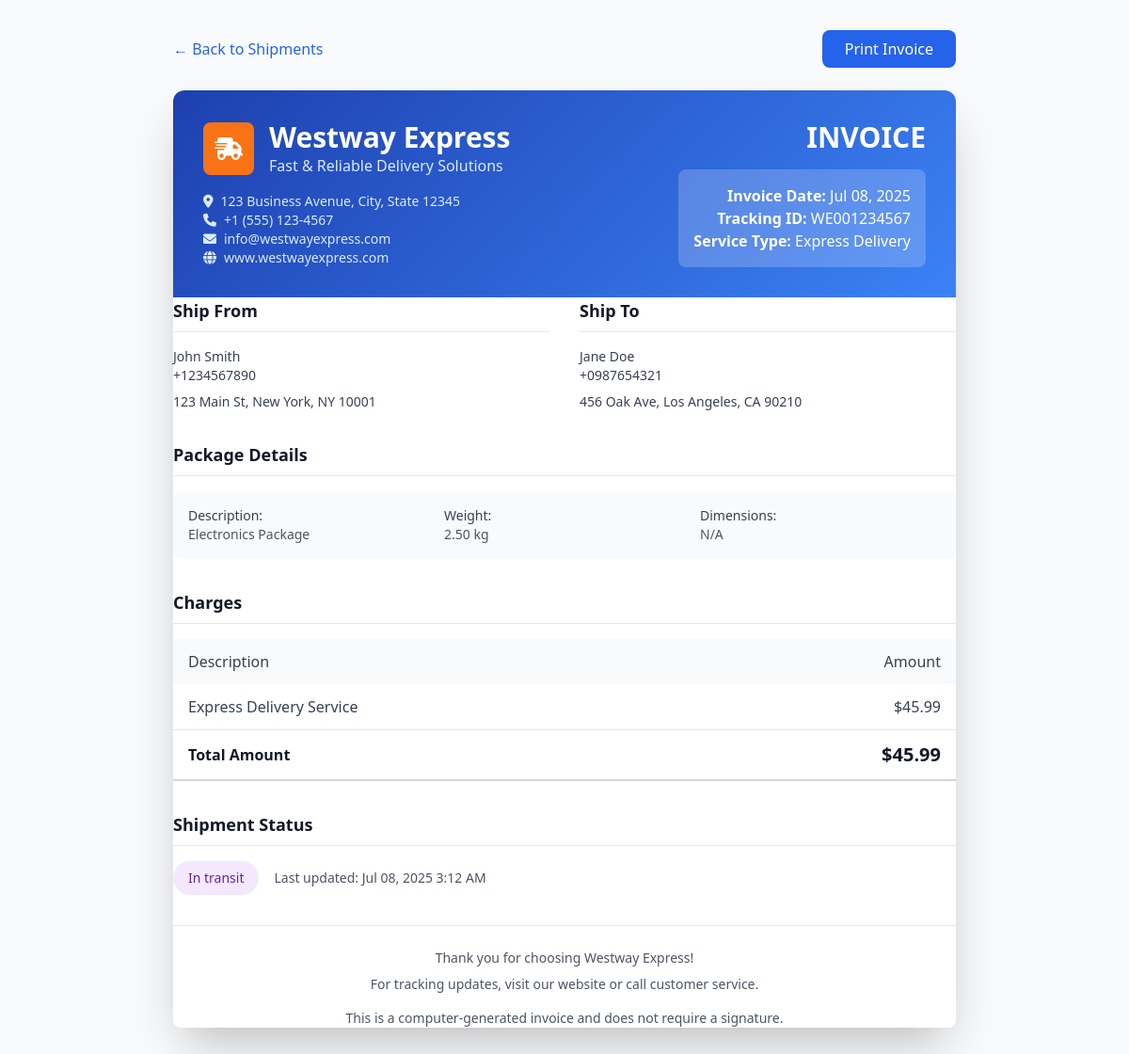
Page /admin/invoice.php?tracking_id=WE001234567 (signed in) on the committed database.
### tables this page shows
CREATE TABLE shipments (
    id INT AUTO_INCREMENT PRIMARY KEY,
    tracking_id VARCHAR(20) UNIQUE NOT NULL,
    sender_name VARCHAR(100) NOT NULL,
    sender_phone VARCHAR(20) NOT NULL,
    sender_address TEXT NOT NULL,
    receiver_name VARCHAR(100) NOT NULL,
    receiver_phone VARCHAR(20) NOT NULL,
    receiver_address TEXT NOT NULL,
    package_description TEXT,
    weight DECIMAL(10,2),
    dimensions VARCHAR(50),
    service_type ENUM('standard', 'express', 'overnight') DEFAULT 'standard',
    status ENUM('pending', 'picked_up', 'in_transit', 'delivered', 'cancelled') DEFAULT 'pending',
    shipping_cost DECIMAL(10,2) NOT NULL,
    created_by INT,
    created_at TIMESTAMP DEFAULT CURRENT_TIMESTAMP,
    updated_at TIMESTAMP DEFAULT CURRENT_TIMESTAMP ON UPDATE CURRENT_TIMESTAMP,
    FOREIGN KEY (created_by) REFERENCES users(id)
);

### admin/invoice.php (the view, shortened to what this page needs)
<?php
$tracking_id = $_GET['tracking_id'] ?? '';
$database = new Database();
$db = $database->getConnection();
$query = "SELECT * FROM shipments WHERE tracking_id = ?";
$stmt = $db->prepare($query);
$stmt->execute([$tracking_id]);
if (!$shipment = $stmt->fetch(PDO::FETCH_ASSOC)) {
    header('Location: shipments.php');
    exit();
}
?>
<!DOCTYPE html>
<html lang="en">
<head>
    <script src="https://cdn.tailwindcss.com"></script>
    <link rel="stylesheet" href="https://cdnjs.cloudflare.com/ajax/libs/font-awesome/6.0.0/css/all.min.css" />
</head>
<body class="bg-gray-50">
    <div class="print-stamp">COPY</div>
    <div class="max-w-4xl mx-auto p-8">
        <div class="no-print mb-6 flex justify-between items-center">
            <a href="shipments.php" class="text-blue-600 hover:text-blue-500">← Back to Shipments</a>
            <button onclick="window.print()" class="bg-blue-600 hover:bg-blue-700 text-white px-6 py-2 rounded-lg">
                Print Invoice
            </button>
        </div>
        <div class="bg-white rounded-lg shadow-2xl invoice-container">
            <div class="invoice-header">
                <div class="flex justify-between items-start">
                    <div>
                        <div class="flex items-center mb-4">
                            <div class="bg-orange-500 p-3 rounded-lg mr-4">
                                <i class="fas fa-shipping-fast text-2xl"></i>
                            </div>
                            <div>
                                <h1 class="text-3xl font-bold">Westway Express</h1>
                                <p class="text-blue-100">Fast & Reliable Delivery Solutions</p>
                            </div>
                        </div>
                        <div class="text-sm text-blue-100">
                            <p><i class="fas fa-map-marker-alt mr-2"></i>123 Business Avenue, City, State 12345</p>
                            <p><i class="fas fa-phone mr-2"></i>+1 (555) 123-4567</p>
                            <p><i class="fas fa-envelope mr-2"></i>info@westwayexpress.com</p>
                            <p><i class="fas fa-globe mr-2"></i>www.westwayexpress.com</p>
                        </div>
                    </div>
                    <div class="text-right">
                        <h2 class="text-3xl font-bold mb-4">INVOICE</h2>
                        <div class="bg-white bg-opacity-20 rounded-lg p-4">
                            <p><strong>Invoice Date:</strong> <?php echo date('M d, Y', strtotime($shipment['created_at'])); ?></p>
                            <p><strong>Tracking ID:</strong> <?php echo $shipment['tracking_id']; ?></p>
                            <p><strong>Service Type:</strong> <?php echo ucfirst($shipment['service_type']); ?> Delivery</p>
                        </div>
                    </div>
                </div>
            </div>
            <div class="grid grid-cols-1 md:grid-cols-2 gap-8 mb-8">
                <div>
                    <h3 class="text-lg font-semibold text-gray-900 mb-4 border-b pb-2">Ship From</h3>
                    <div class="text-sm text-gray-700">
                        <p class="font-medium"><?php echo htmlspecialchars($shipment['sender_name']); ?></p>
                        <p><?php echo htmlspecialchars($shipment['sender_phone']); ?></p>
                        <p class="mt-2"><?php echo nl2br(htmlspecialchars($shipment['sender_address'])); ?></p>
                    </div>
                </div>
                <div>
                    <h3 class="text-lg font-semibold text-gray-900 mb-4 border-b pb-2">Ship To</h3>
                    <div class="text-sm text-gray-700">
                        <p class="font-medium"><?php echo htmlspecialchars($shipment['receiver_name']); ?></p>
                        <p><?php echo htmlspecialchars($shipment['receiver_phone']); ?></p>
                        <p class="mt-2"><?php echo nl2br(htmlspecialchars($shipment['receiver_address'])); ?></p>
                    </div>
                </div>
            </div>
            <div class="mb-8">
                <h3 class="text-lg font-semibold text-gray-900 mb-4 border-b pb-2">Package Details</h3>
                <div class="bg-gray-50 rounded-lg p-4">
                    <div class="grid grid-cols-1 md:grid-cols-3 gap-4 text-sm">
                        <div>
                            <span class="font-medium text-gray-700">Description:</span>
                            <p class="text-gray-600"><?php echo htmlspecialchars($shipment['package_description'] ?: 'N/A'); ?></p>
                        </div>
                        <div>
                            <span class="font-medium text-gray-700">Weight:</span>
                            <p class="text-gray-600"><?php echo $shipment['weight']; ?> kg</p>
                        </div>
                        <div>
                            <span class="font-medium text-gray-700">Dimensions:</span>
                            <p class="text-gray-600"><?php echo htmlspecialchars($shipment['dimensions'] ?: 'N/A'); ?></p>
                        </div>
                    </div>
                </div>
            </div>
            <div class="mb-8">
                <h3 class="text-lg font-semibold text-gray-900 mb-4 border-b pb-2">Charges</h3>
                <table class="w-full">
                    <thead>
                        <tr class="bg-gray-50">
                            <th class="text-left py-3 px-4 font-medium text-gray-700">Description</th>
                            <th class="text-right py-3 px-4 font-medium text-gray-700">Amount</th>
                        </tr>
                    </thead>
                    <tbody>
                        <tr class="border-b">
                            <td class="py-3 px-4 text-gray-700"><?php echo ucfirst($shipment['service_type']); ?> Delivery Service</td>
                            <td class="py-3 px-4 text-right text-gray-700">$<?php echo number_format($shipment['shipping_cost'], 2); ?></td>
                        </tr>
                        <tr class="border-b-2 border-gray-300">
                            <td class="py-3 px-4 font-semibold text-gray-900">Total Amount</td>
                            <td class="py-3 px-4 text-right font-bold text-xl text-gray-900">$<?php echo number_format($shipment['shipping_cost'], 2); ?></td>
                        </tr>
                    </tbody>
                </table>
            </div>
            <div class="mb-8">
                <h3 class="text-lg font-semibold text-gray-900 mb-4 border-b pb-2">Shipment Status</h3>
                <div class="flex items-center">
                    <span class="px-4 py-2 rounded-full text-sm font-medium
                        <?php
                        $status_colors = [
                            'pending' => 'bg-yellow-100 text-yellow-800',
                            'picked_up' => 'bg-blue-100 text-blue-800',
                            'in_transit' => 'bg-purple-100 text-purple-800',
                            'delivered' => 'bg-green-100 text-green-800',
                            'cancelled' => 'bg-red-100 text-red-800'
                        ];
                        echo $status_colors[$shipment['status']];
                        ?>">
                        <?php echo ucfirst(str_replace('_', ' ', $shipment['status'])); ?>
                    </span>
                    <span class="ml-4 text-sm text-gray-600">
                        Last updated: <?php echo date('M d, Y g:i A', strtotime($shipment['updated_at'])); ?>
                    </span>
                </div>
            </div>
            <div class="border-t pt-6 text-center text-sm text-gray-600">
                <p>Thank you for choosing Westway Express!</p>
                <p class="mt-2">For tracking updates, visit our website or call customer service.</p>
                <p class="mt-4 font-medium">This is a computer-generated invoice and does not require a signature.</p>
            </div>
        </div>
    </div>
</body>
</html>

### admin/invoice.php (style rules this page uses)
.print-stamp { position: fixed; top: 50%; left: 50%; transform: translate(-50%, -50%) rotate(-45deg); font-size: 120px; font-weight: bold; color: rgba(220, 38, 38, 0.1); z-index: -1; pointer-events: none; font-family: 'Arial Black', Arial, sans-serif; letter-spacing: 10px; }
.invoice-header { background: linear-gradient(135deg, #1e40af 0%, #3b82f6 100%); color: white; padding: 2rem; border-radius: 12px 12px 0 0; }

### rows in the picture
shipments: created_at "Jul 08, 2025", tracking "WE001234567", service_type "Express", sender_name "John Smith", sender_phone "+1234567890", sender_address "123 Main St, New York, NY 10001", receiver_name "Jane Doe", receiver_phone "+0987654321", receiver_address "456 Oak Ave, Los Angeles, CA 90210", package_description "Electronics Package", weight "2.50", dimensions "N/A", shipping_cost "45.99", status "In transit", updated_at "Jul 08, 2025 3:12 AM"
